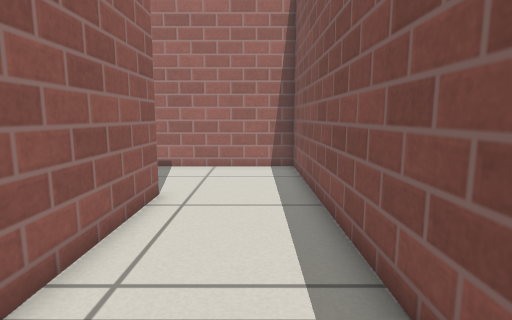
[1] (above)

13 first-person views from a walk through a world built for the Gazebo simulator. The camera is 0.59 m above the floor, tilts 8° down and sees 80° across. The floor is counted in squares, 0.25 m on a side. Each view is taken from the middle of a square. On the plan, view 1 faces up. The plan holds only what a view shows up to about 18 squares ahead; the rest is blank. Robots are left out. Gazebo's built-in surfaces are drawn with simple patterns.

[2]
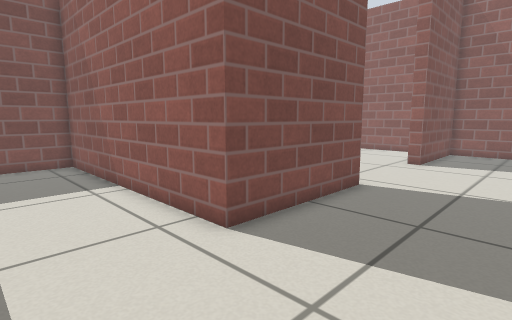

[3]
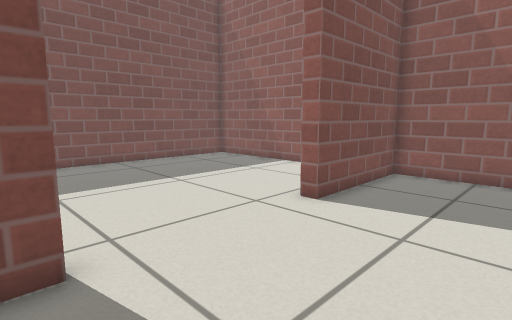

[4]
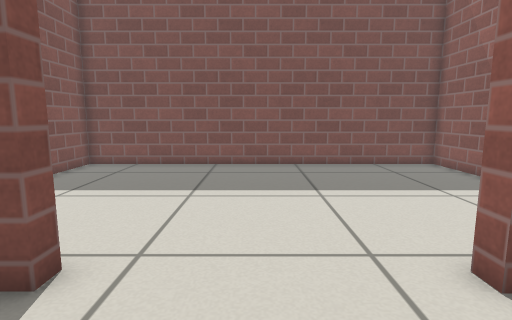

[5]
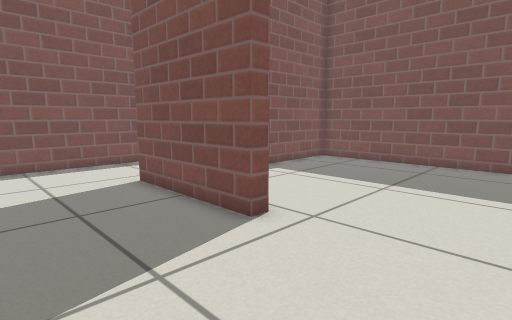

[6]
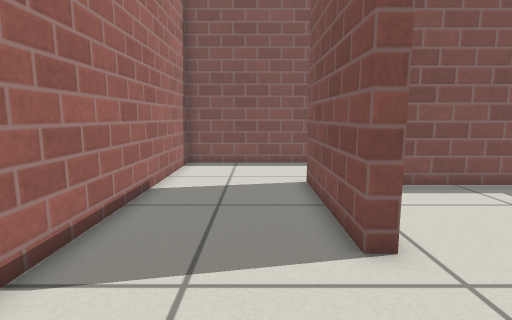

[7]
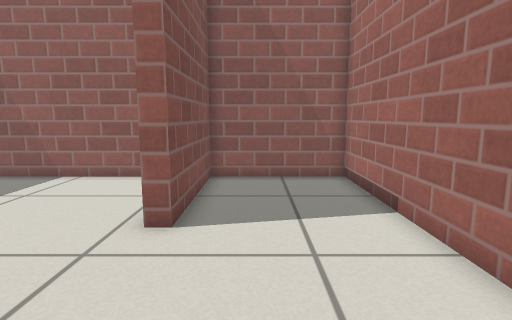

[8]
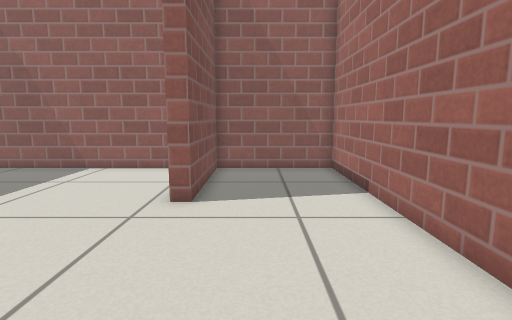

[9]
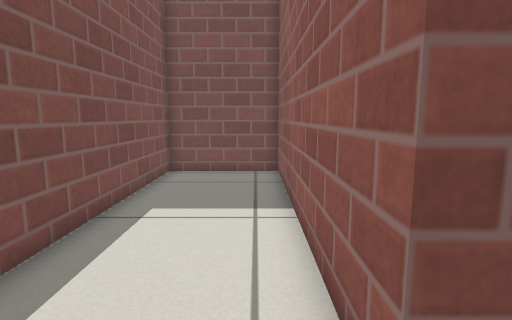

[10]
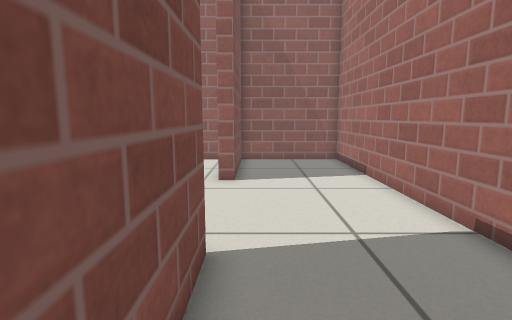

[11]
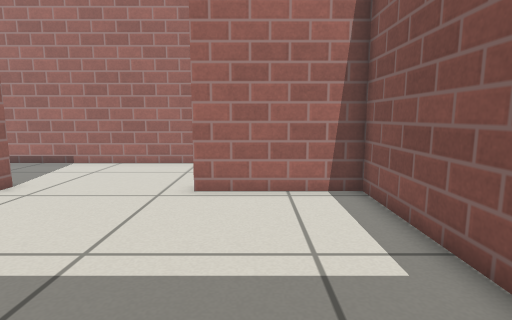

[12]
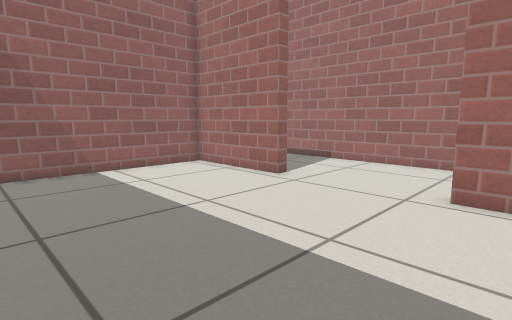

[13]
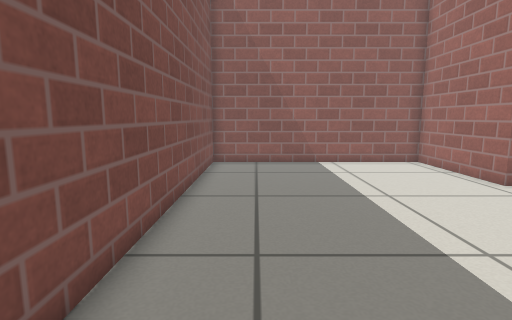

### Floor plan
Points are (right, up) in squares from view 1. A wall is a line through its corners. A room is listed if a view was taken in it or the views show most of it. See-through windows are left out.
Room 1 (views 1, 2, 3, 4, 5, 6, 7, 8, 9, 10, 11, 12, 13)
walls: (-9, 8.5) (-9, 9.1) (-3, 9.1) (-3, -2.3) (1.8, -2.3) (1.8, 14.5) (-21, 14.5) (-21, 9.1) (-15.3, 9.1) (-15.3, 8.5) (-21, 8.5) (-21, -2.3) (-3.6, -2.3) (-3.6, 8.5) (-9, 8.5)

Positions as (right, up) in squares from view 1, and headings:
1: (0, 0), facing up
2: (1, 14), facing down-left
3: (-8, 14), facing down-left
4: (-12, 13), facing down
5: (-14, 14), facing down-right
6: (-14, 11), facing right
7: (-9, 11), facing left
8: (-7, 11), facing left
9: (-2, 11), facing down
10: (-4, 10), facing left
11: (-7, -1), facing up
12: (-7, -1), facing up-left
13: (-5, 0), facing left
